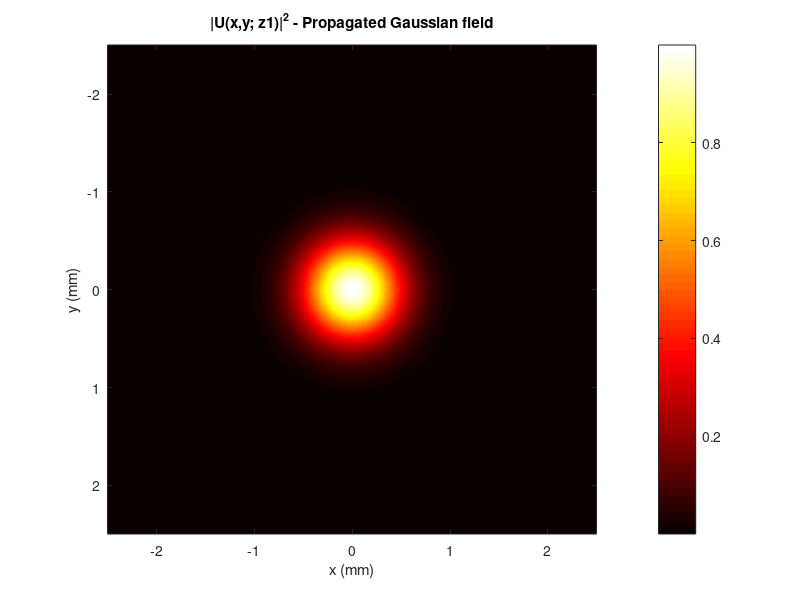

This figure's MATLAB source:
%% Propagation of Gaussian field using plane wave decomposition
clear; clc; close all;

% -----------------------------
% Parameters
% -----------------------------
sigma = 0.5;          % Gaussian std in mm
lambda = 500e-6;      % wavelength in mm
L = 5;                % computational window in mm
N = 1024;             % grid points
dz = 10;              % propagation distance in mm

% -----------------------------
% Spatial grid
% -----------------------------
dx = L / N;
x = -L/2 : dx : L/2 - dx;
y = x;
[X, Y] = meshgrid(x, y);

% -----------------------------
% Initial Gaussian field
% -----------------------------
U0 = exp(-(X.^2 + Y.^2)/(2*sigma^2));

% -----------------------------
% 2D FFT (plane wave decomposition)
% -----------------------------
U_fft = fftshift(fft2(ifftshift(U0))) * dx^2;

% -----------------------------
% k-space axes
% -----------------------------
dk = 2*pi / L;             % rad/mm
kx = (-N/2:N/2-1) * dk;
ky = kx;
[KX, KY] = meshgrid(kx, ky);

k0 = 2*pi / lambda;        % free-space wavenumber in rad/mm
KZ = sqrt(k0^2 - KX.^2 - KY.^2); % kz for each plane wave

% -----------------------------
% Propagate plane waves
% -----------------------------
U_fft_prop = U_fft .* exp(1i * KZ * dz);

% -----------------------------
% Inverse FFT to get field at z1
% -----------------------------
U_z1 = fftshift(ifft2(ifftshift(U_fft_prop))) / dx^2; % inverse transform
I_z1 = abs(U_z1).^2;                                    % intensity

% -----------------------------
% Plot propagated field intensity
% -----------------------------
figure;
imagesc(x, y, I_z1);
axis image;
colormap hot;
colorbar;
xlabel('x (mm)');
ylabel('y (mm)');
title('|U(x,y; z1)|^2 - Propagated Gaussian field');
